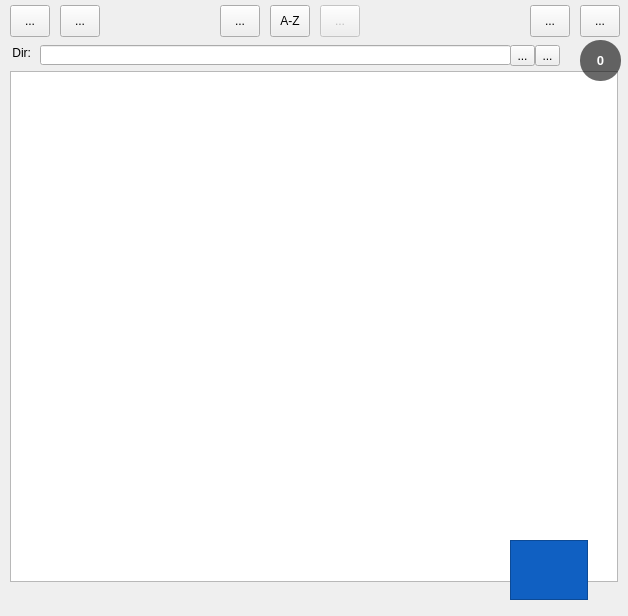
<?xml version="1.0" encoding="UTF-8"?>
<ui version="4.0">
 <class>APKFilesViewer</class>
 <widget class="QDialog" name="APKFilesViewer">
  <property name="geometry">
   <rect>
    <x>0</x>
    <y>0</y>
    <width>628</width>
    <height>616</height>
   </rect>
  </property>
  <property name="minimumSize">
   <size>
    <width>628</width>
    <height>616</height>
   </size>
  </property>
  <property name="maximumSize">
   <size>
    <width>628</width>
    <height>616</height>
   </size>
  </property>
  <property name="windowTitle">
   <string>APK Files Viewer</string>
  </property>
  <widget class="QToolButton" name="tbOpen">
   <property name="geometry">
    <rect>
     <x>220</x>
     <y>5</y>
     <width>40</width>
     <height>32</height>
    </rect>
   </property>
   <property name="toolTip">
    <string>Open (Ctrl+A)</string>
   </property>
   <property name="text">
    <string>...</string>
   </property>
   <property name="icon">
    <iconset resource="check.qrc">
     <normaloff>:/img/open.png</normaloff>:/img/open.png</iconset>
   </property>
   <property name="iconSize">
    <size>
     <width>25</width>
     <height>25</height>
    </size>
   </property>
   <property name="shortcut">
    <string>Ctrl+A</string>
   </property>
  </widget>
  <widget class="QListWidget" name="listWidget">
   <property name="geometry">
    <rect>
     <x>10</x>
     <y>71</y>
     <width>608</width>
     <height>511</height>
    </rect>
   </property>
   <property name="focusPolicy">
    <enum>Qt::StrongFocus</enum>
   </property>
   <property name="verticalScrollBarPolicy">
    <enum>Qt::ScrollBarAlwaysOff</enum>
   </property>
   <property name="horizontalScrollBarPolicy">
    <enum>Qt::ScrollBarAlwaysOff</enum>
   </property>
   <property name="sizeAdjustPolicy">
    <enum>QAbstractScrollArea::AdjustToContents</enum>
   </property>
   <property name="showDropIndicator" stdset="0">
    <bool>false</bool>
   </property>
   <property name="dragEnabled">
    <bool>false</bool>
   </property>
   <property name="dragDropMode">
    <enum>QAbstractItemView::NoDragDrop</enum>
   </property>
   <property name="defaultDropAction">
    <enum>Qt::IgnoreAction</enum>
   </property>
   <property name="alternatingRowColors">
    <bool>false</bool>
   </property>
   <property name="selectionMode">
    <enum>QAbstractItemView::ExtendedSelection</enum>
   </property>
   <property name="textElideMode">
    <enum>Qt::ElideRight</enum>
   </property>
   <property name="movement">
    <enum>QListView::Static</enum>
   </property>
   <property name="flow">
    <enum>QListView::LeftToRight</enum>
   </property>
   <property name="isWrapping" stdset="0">
    <bool>true</bool>
   </property>
   <property name="resizeMode">
    <enum>QListView::Adjust</enum>
   </property>
   <property name="layoutMode">
    <enum>QListView::Batched</enum>
   </property>
   <property name="spacing">
    <number>5</number>
   </property>
   <property name="viewMode">
    <enum>QListView::IconMode</enum>
   </property>
   <property name="uniformItemSizes">
    <bool>false</bool>
   </property>
   <property name="wordWrap">
    <bool>true</bool>
   </property>
   <property name="selectionRectVisible">
    <bool>true</bool>
   </property>
  </widget>
  <widget class="QLabel" name="label">
   <property name="geometry">
    <rect>
     <x>20</x>
     <y>590</y>
     <width>591</width>
     <height>20</height>
    </rect>
   </property>
   <property name="frameShadow">
    <enum>QFrame::Plain</enum>
   </property>
   <property name="text">
    <string/>
   </property>
  </widget>
  <widget class="QToolButton" name="tbReload">
   <property name="geometry">
    <rect>
     <x>580</x>
     <y>5</y>
     <width>40</width>
     <height>32</height>
    </rect>
   </property>
   <property name="toolTip">
    <string>Reload (F5)</string>
   </property>
   <property name="text">
    <string>...</string>
   </property>
   <property name="icon">
    <iconset resource="check.qrc">
     <normaloff>:/img/reload.png</normaloff>:/img/reload.png</iconset>
   </property>
   <property name="iconSize">
    <size>
     <width>25</width>
     <height>25</height>
    </size>
   </property>
   <property name="shortcut">
    <string>F5</string>
   </property>
  </widget>
  <widget class="QLineEdit" name="ePath">
   <property name="geometry">
    <rect>
     <x>40</x>
     <y>45</y>
     <width>471</width>
     <height>20</height>
    </rect>
   </property>
   <property name="focusPolicy">
    <enum>Qt::StrongFocus</enum>
   </property>
   <property name="readOnly">
    <bool>false</bool>
   </property>
  </widget>
  <widget class="QLabel" name="lDir">
   <property name="geometry">
    <rect>
     <x>0</x>
     <y>45</y>
     <width>31</width>
     <height>16</height>
    </rect>
   </property>
   <property name="text">
    <string>Dir:</string>
   </property>
   <property name="alignment">
    <set>Qt::AlignRight|Qt::AlignTrailing|Qt::AlignVCenter</set>
   </property>
  </widget>
  <widget class="QToolButton" name="tbMiPC">
   <property name="geometry">
    <rect>
     <x>10</x>
     <y>5</y>
     <width>40</width>
     <height>32</height>
    </rect>
   </property>
   <property name="toolTip">
    <string>PC Drives</string>
   </property>
   <property name="text">
    <string>...</string>
   </property>
   <property name="icon">
    <iconset resource="check.qrc">
     <normaloff>:/img/pc.png</normaloff>:/img/pc.png</iconset>
   </property>
   <property name="iconSize">
    <size>
     <width>25</width>
     <height>25</height>
    </size>
   </property>
   <property name="shortcut">
    <string>Backspace, Return</string>
   </property>
  </widget>
  <widget class="QToolButton" name="tbRename">
   <property name="enabled">
    <bool>false</bool>
   </property>
   <property name="geometry">
    <rect>
     <x>320</x>
     <y>5</y>
     <width>40</width>
     <height>32</height>
    </rect>
   </property>
   <property name="text">
    <string>...</string>
   </property>
   <property name="icon">
    <iconset resource="check.qrc">
     <normaloff>:/img/process.png</normaloff>:/img/process.png</iconset>
   </property>
   <property name="iconSize">
    <size>
     <width>25</width>
     <height>25</height>
    </size>
   </property>
  </widget>
  <widget class="QLabel" name="lCount">
   <property name="geometry">
    <rect>
     <x>580</x>
     <y>40</y>
     <width>41</width>
     <height>41</height>
    </rect>
   </property>
   <property name="font">
    <font>
     <family>MS Shell Dlg 2</family>
     <pointsize>10</pointsize>
     <weight>75</weight>
     <italic>false</italic>
     <bold>true</bold>
    </font>
   </property>
   <property name="styleSheet">
    <string notr="true">QLabel{
background-color: rgba(0, 0, 0, 150);
border: 5px; border-radius:20px;
color:white;
font: bold 10pt &quot;MS Shell Dlg 2&quot;;}</string>
   </property>
   <property name="text">
    <string>0</string>
   </property>
   <property name="alignment">
    <set>Qt::AlignCenter</set>
   </property>
  </widget>
  <widget class="QToolButton" name="tbView">
   <property name="geometry">
    <rect>
     <x>530</x>
     <y>5</y>
     <width>40</width>
     <height>32</height>
    </rect>
   </property>
   <property name="toolTip">
    <string>Chage View</string>
   </property>
   <property name="text">
    <string>...</string>
   </property>
   <property name="icon">
    <iconset resource="check.qrc">
     <normaloff>:/img/eye.png</normaloff>:/img/eye.png</iconset>
   </property>
   <property name="iconSize">
    <size>
     <width>25</width>
     <height>25</height>
    </size>
   </property>
   <property name="shortcut">
    <string>Alt+V</string>
   </property>
  </widget>
  <widget class="QLabel" name="ltext">
   <property name="geometry">
    <rect>
     <x>510</x>
     <y>540</y>
     <width>78</width>
     <height>60</height>
    </rect>
   </property>
   <property name="sizePolicy">
    <sizepolicy hsizetype="Fixed" vsizetype="Minimum">
     <horstretch>0</horstretch>
     <verstretch>0</verstretch>
    </sizepolicy>
   </property>
   <property name="styleSheet">
    <string notr="true">color: rgb(235,235,235);
background-color: rgb(16, 96, 194);
border-color: rgb(255,255, 255);
</string>
   </property>
   <property name="frameShape">
    <enum>QFrame::StyledPanel</enum>
   </property>
   <property name="frameShadow">
    <enum>QFrame::Plain</enum>
   </property>
   <property name="lineWidth">
    <number>1</number>
   </property>
   <property name="midLineWidth">
    <number>0</number>
   </property>
   <property name="text">
    <string/>
   </property>
   <property name="textFormat">
    <enum>Qt::PlainText</enum>
   </property>
   <property name="scaledContents">
    <bool>false</bool>
   </property>
   <property name="alignment">
    <set>Qt::AlignLeading|Qt::AlignLeft|Qt::AlignTop</set>
   </property>
   <property name="wordWrap">
    <bool>true</bool>
   </property>
  </widget>
  <widget class="QToolButton" name="tbOrderAZ">
   <property name="geometry">
    <rect>
     <x>270</x>
     <y>5</y>
     <width>40</width>
     <height>32</height>
    </rect>
   </property>
   <property name="focusPolicy">
    <enum>Qt::TabFocus</enum>
   </property>
   <property name="toolTip">
    <string>Order A-Z</string>
   </property>
   <property name="text">
    <string>A-Z</string>
   </property>
  </widget>
  <widget class="QToolButton" name="tbUp">
   <property name="geometry">
    <rect>
     <x>60</x>
     <y>5</y>
     <width>40</width>
     <height>32</height>
    </rect>
   </property>
   <property name="toolTip">
    <string>Up (BackSpace)</string>
   </property>
   <property name="text">
    <string>...</string>
   </property>
   <property name="icon">
    <iconset resource="check.qrc">
     <normaloff>:/img/up.png</normaloff>:/img/up.png</iconset>
   </property>
   <property name="iconSize">
    <size>
     <width>25</width>
     <height>25</height>
    </size>
   </property>
   <property name="shortcut">
    <string>Backspace</string>
   </property>
  </widget>
  <widget class="QToolButton" name="tbSelectAll">
   <property name="geometry">
    <rect>
     <x>510</x>
     <y>45</y>
     <width>25</width>
     <height>21</height>
    </rect>
   </property>
   <property name="toolTip">
    <string>Select All (F4)</string>
   </property>
   <property name="text">
    <string>...</string>
   </property>
   <property name="icon">
    <iconset resource="check.qrc">
     <normaloff>:/img/check</normaloff>:/img/check</iconset>
   </property>
   <property name="shortcut">
    <string>F4</string>
   </property>
  </widget>
  <widget class="QToolButton" name="tbSelectAll_2">
   <property name="geometry">
    <rect>
     <x>535</x>
     <y>45</y>
     <width>25</width>
     <height>21</height>
    </rect>
   </property>
   <property name="toolTip">
    <string>Show in Explorer (Ctrl + Alt + E)</string>
   </property>
   <property name="text">
    <string>...</string>
   </property>
   <property name="icon">
    <iconset resource="check.qrc">
     <normaloff>:/img/explorer.png</normaloff>:/img/explorer.png</iconset>
   </property>
   <property name="shortcut">
    <string>Ctrl+Alt+E</string>
   </property>
  </widget>
  <action name="actionRename">
   <property name="text">
    <string>Rename to Recomended</string>
   </property>
  </action>
  <action name="actionDelete">
   <property name="text">
    <string>Delete</string>
   </property>
  </action>
  <action name="actionDelete_All_Selected">
   <property name="text">
    <string>Delete All Selected</string>
   </property>
  </action>
  <zorder>tbOpen</zorder>
  <zorder>label</zorder>
  <zorder>tbReload</zorder>
  <zorder>ePath</zorder>
  <zorder>lDir</zorder>
  <zorder>tbMiPC</zorder>
  <zorder>tbRename</zorder>
  <zorder>listWidget</zorder>
  <zorder>lCount</zorder>
  <zorder>tbView</zorder>
  <zorder>ltext</zorder>
  <zorder>tbOrderAZ</zorder>
  <zorder>tbUp</zorder>
  <zorder>tbSelectAll</zorder>
  <zorder>tbSelectAll_2</zorder>
 </widget>
 <resources>
  <include location="check.qrc"/>
 </resources>
 <connections/>
</ui>
